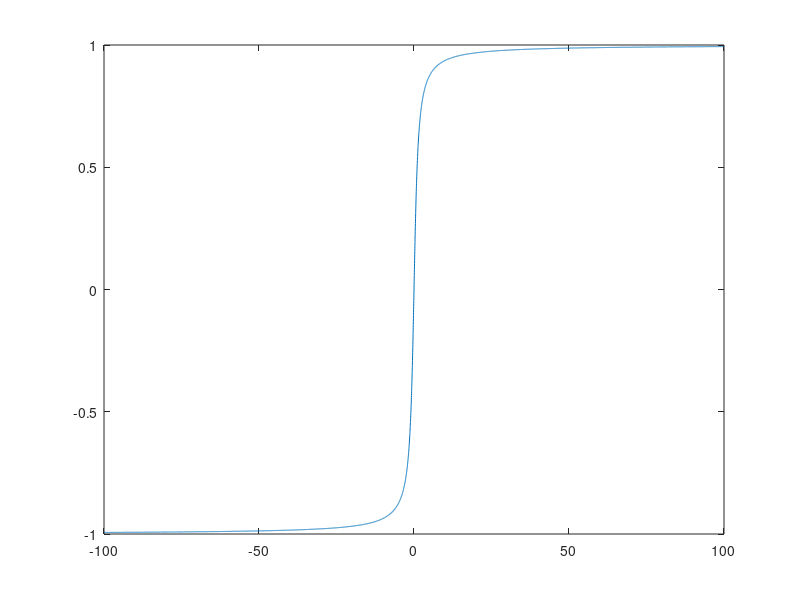
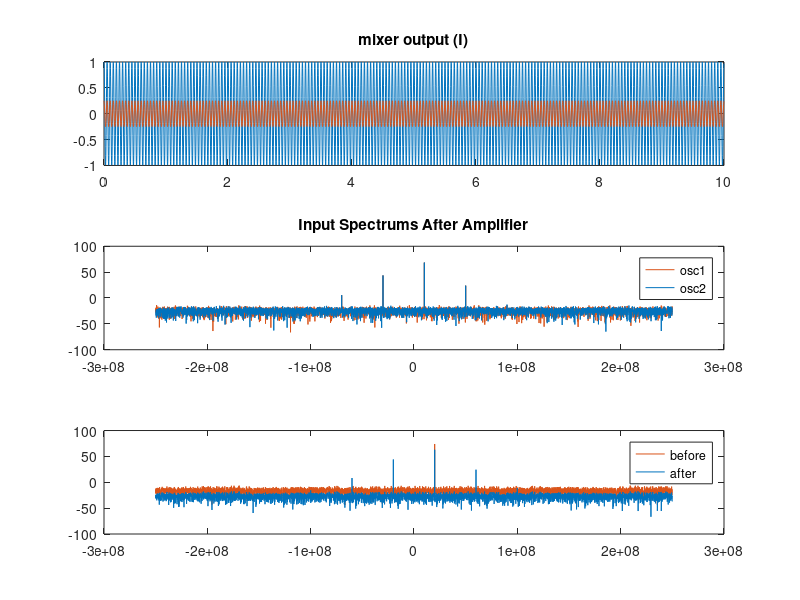

MATLAB code to generate these figures, in order:
close all; clear all; clc

Fs = 500e6; dt = 1/Fs;

RF1 = 10e6;
RF2 = 10e6;
P_carrier_W = 1;
dur = 10e-6;

% dBc == decibels relative to carrier power
phs_noise_psd_dBc_Hz = -55 % dBc / Hz

t = [0:dt:dur-dt];
N = length(t);

%==========================================================================
% PHASE NOISE
%==========================================================================
phs_noise_pwr = P_carrier_W * 10^(phs_noise_psd_dBc_Hz / 10);
% phs_noise = sqrt(phs_noise_pwr) * 0.5 * (randn(1,N) + 1i*randn(1,N));
phs1_noise = sqrt(phs_noise_pwr) * randn(1,N);
phs2_noise = sqrt(phs_noise_pwr) * randn(1,N);

%==========================================================================
% NONLINEAR AMPLIFIER TRANSFER CURVE
%==========================================================================
asymm = 0.0;
amp_transfer_input = linspace(-100,100,10000);
amp_transfer_output = atan2d((amp_transfer_input+asymm),1) / 90;

figure; plot(amp_transfer_input,amp_transfer_output)

%==========================================================================
% DEFINE AMPLIFIER
%==========================================================================
preamp_gain1_dBV = 0;
preamp_gain2_dBV = 0;
preamp_gain1_V = 10^(preamp_gain1_dBV/10);
preamp_gain2_V = 10^(preamp_gain2_dBV/10);

%==========================================================================
% GENERATE SIGNALS
%==========================================================================
osc1_before_amp = exp(1i*2*pi*RF1.*t + 1i*phs1_noise);
osc1_after_amp  = interp1(amp_transfer_input,amp_transfer_output, preamp_gain1_V * real(osc1_before_amp)) + ...
               1i*interp1(amp_transfer_input,amp_transfer_output, preamp_gain1_V * imag(osc1_before_amp));
osc2_before_amp = exp(1i*2*pi*RF2.*t + 1i*phs2_noise);
osc2_after_amp  = interp1(amp_transfer_input,amp_transfer_output, preamp_gain2_V * real(osc2_before_amp)) + ...
               1i*interp1(amp_transfer_input,amp_transfer_output, preamp_gain2_V * imag(osc2_before_amp));

%==========================================================================
% MIX SIGNALS (AFTER SATURATION)
%==========================================================================
mixout_before_amp = osc1_before_amp .* osc2_before_amp;
mixout_after_amp = osc1_after_amp .* osc2_after_amp;

%==========================================================================
% COMPUTE SPECTRUMS
%==========================================================================
df = 1/dur;
frq = [-Fs/2:df:(Fs/2-df)];
fosc1_before_amp = fftshift(fft(osc1_before_amp));
fosc1_after_amp  = fftshift(fft(osc1_after_amp));
fosc2_before_amp = fftshift(fft(osc2_before_amp));
fosc2_after_amp  = fftshift(fft(osc2_after_amp));
fmixout_before_amp = fftshift(fft(mixout_before_amp));
fmixout_after_amp = fftshift(fft(mixout_after_amp));

%==========================================================================
% PLOT
%==========================================================================
if(~exist('hfig'))
    hfig = figure;
end
subplot(3,1,1);
plot(t*1e6,real(mixout_before_amp))
hold on;
plot(t*1e6,real(mixout_after_amp))
title('mixer output (I)')
hold off;


colors = lines(2);
hax(1) = subplot(3,1,2);
hp(1) = plot(frq, 20*log10(abs(fosc1_after_amp)),'color',colors(2,:));
hold on;
hp(2) = plot(frq, 20*log10(abs(fosc2_after_amp)),'color',colors(1,:));
title('Input Spectrums After Amplifier')
legend('osc1','osc2')
hold off;


hax(2) = subplot(3,1,3);
hp(1) = plot(frq, 20*log10(abs(fmixout_before_amp)),'color',colors(2,:));
hold on;
hp(2) = plot(frq, 20*log10(abs(fmixout_after_amp)),'color',colors(1,:));
hold off;
% hp = fliplr(hp);
% set(gca,'children',hp)
legend(hp,'before','after')

linkaxes(hax,'x');




